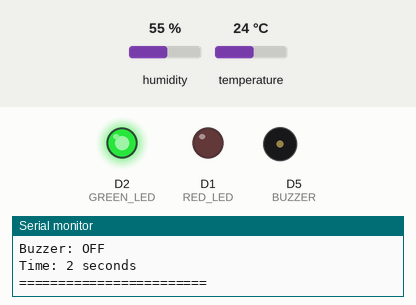
This sketch was run on a simulated ESP8266 (NodeMCU). Shown: output pins drawn as LEDs (lit = HIGH), buzzer (waves = sounding, pin HIGH), the last lines printed to the serial monitor. The test bench sets the inputs (shaded band); at power-on: temperature 24 °C, humidity 55 %.

Above: at 2.8 s.
2.9 s: temperature set to 33 °C
5.6 s: temperature set to 36 °C
At 7.2 s:
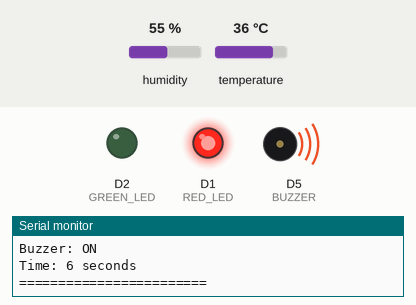
8.3 s: temperature set to 12 °C
At 10.9 s:
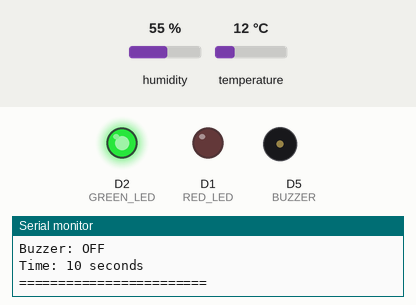
11.7 s: temperature set to 41 °C
At 12.8 s:
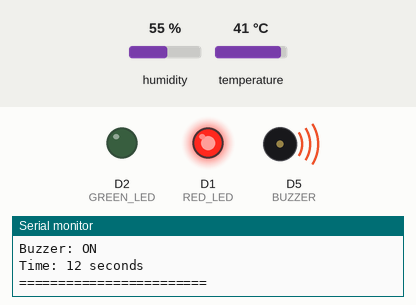
Timing chart, 0 to 14.7 s (numbered marks = the images above; inputs shaded):
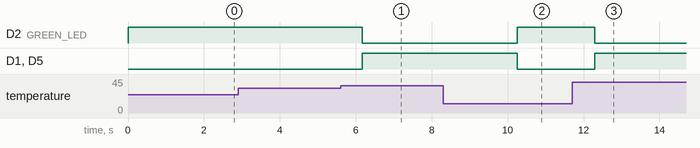

Measured:
- the behaviour switches between 34 and 35 °C on temperature (found by bisection; images 0 and 1)
- after the input at 5.6 s, D2 (GREEN_LED): HIGH → LOW after 0.57 s; D1 (RED_LED), D5 (BUZZER): LOW → HIGH after 0.57 s
- after the input at 8.3 s, D2 (GREEN_LED): LOW → HIGH after 2.0 s; D1 (RED_LED), D5 (BUZZER): HIGH → LOW after 2.0 s
- after the input at 11.7 s, D2 (GREEN_LED): HIGH → LOW after 0.60 s; D1 (RED_LED), D5 (BUZZER): LOW → HIGH after 0.60 s

The sketch:

FIRE_ALARM_HARDWARE.ino
```cpp
/*
==========================================
          SUMMER COURSE PROGRAM
IOT INTEGRATED FIRE ALARM DETECTION SYSTEM
==========================================

WHAT THIS PROGRAM DOES:
- Reads temperature from DHT11 sensor
- If temperature > 35°C → FIRE ALARM ON
- If temperature ≤ 35°C → NORMAL MODE
*/

// ===== STEP 1: INCLUDE LIBRARIES =====
#include <DHT.h>  // Library for DHT11 sensor

// ===== STEP 2: DEFINE PINS =====
// Think of this like labeling wires
#define RED_LED D1        // Red LED for danger (D1 on NodeMCU)
#define GREEN_LED D2      // Green LED for normal (D2 on NodeMCU)
#define DHT_PIN D4        // DHT11 data pin (D4 on NodeMCU)
#define BUZZER D5        // Buzzer for alarm (D5 on NodeMCU)

// ===== STEP 3: SETUP SENSOR =====
DHT dht(DHT_PIN, DHT11);  // Create DHT sensor object

// ===== STEP 4: DEFINE VARIABLES =====
float temperature;        // Store temperature value
float humidity;          // Store humidity value
bool is_fire = false;    // Is there fire? true/false

// Settings you can change:
float DANGER_TEMP = 35.0;  // Temperature limit (°C)
int CHECK_TIME = 2000;     // Check every 2 seconds

// ===== STEP 5: SETUP FUNCTION (RUNS ONCE) =====
void setup() {
  // Start communication with computer
  Serial.begin(115200);

  // Print welcome message
  Serial.println("================================");
  Serial.println("    FIRE ALARM                  ");
  Serial.println("================================");
  Serial.println("   Danger limit: " + String(DANGER_TEMP) + "°C");
  Serial.println("--------------------------------");

  // Setup pins (tell Arduino what each pin does)
  pinMode(GREEN_LED, OUTPUT);  // Green LED = output
  pinMode(RED_LED, OUTPUT);    // Red LED = output
  pinMode(BUZZER, OUTPUT);     // Buzzer = output

  // Start the sensor
  dht.begin();

  // Set starting condition (normal/safe)
  digitalWrite(GREEN_LED, HIGH);  // Green LED ON
  digitalWrite(RED_LED, LOW);     // Red LED OFF
  digitalWrite(BUZZER, LOW);      // Buzzer OFF

  Serial.println("System ready! Starting monitoring...");
  Serial.println("================================");
}

// ===== STEP 6: MAIN LOOP (RUNS FOREVER) =====
void loop() {
  // 1. Read sensor data
  readTemperature();

  // 2. Check if there's danger
  checkForFire();

  // 3. Control LEDs and buzzer
  controlOutputs();

  // 4. Show information
  showStatus();

  // 5. Wait before next check
  delay(CHECK_TIME);
}

// ===== STEP 7: FUNCTIONS (LIKE MINI PROGRAMS) =====

// Function 1: Read temperature from sensor
void readTemperature() {
  Serial.println("Reading sensor...");

  // Get data from DHT11
  temperature = dht.readTemperature();
  humidity = dht.readHumidity();

  // Check if sensor is working
  if (isnan(temperature)) {
    Serial.println("Sensor error! Check connections!");
    return;
  }

  Serial.println("Sensor data received!");
}

// Function 2: Decide if there's fire danger
void checkForFire() {
  Serial.println("Checking for danger...");

  if (temperature >= DANGER_TEMP) {
    is_fire = true;  // DANGER!
    Serial.println("DANGER: Temperature too high!");
  } else {
    is_fire = false; // SAFE
    Serial.println("SAFE: Temperature normal");
  }
}

// Function 3: Control LEDs and buzzer based on danger
void controlOutputs() {
  if (is_fire == true) {
    // DANGER MODE
    Serial.println("Activating danger mode...");
    digitalWrite(GREEN_LED, LOW);   // Turn OFF green LED
    digitalWrite(RED_LED, HIGH);    // Turn ON red LED
    digitalWrite(BUZZER, HIGH);     // Turn ON buzzer
  } else {
    // NORMAL MODE
    Serial.println("Activating normal mode...");
    digitalWrite(GREEN_LED, HIGH);  // Turn ON green LED
    digitalWrite(RED_LED, LOW);     // Turn OFF red LED
    digitalWrite(BUZZER, LOW);      // Turn OFF buzzer
  }
}

// Function 4: Show current status
void showStatus() {
  Serial.println("");
  Serial.println("=== STATUS REPORT ===");
  Serial.println("Temperature: " + String(temperature) + "°C");
  Serial.println("Humidity: " + String(humidity) + "%");
  Serial.println("Danger limit: " + String(DANGER_TEMP) + "°C");

  if (is_fire) {
    Serial.println("STATUS: FIRE DANGER!");
    Serial.println("Red LED: ON");
    Serial.println("Buzzer: ON");
  } else {
    Serial.println("STATUS: NORMAL");
    Serial.println("Green LED: ON");
    Serial.println("Buzzer: OFF");
  }

  Serial.println("Time: " + String(millis()/1000) + " seconds");
  Serial.println("========================");
  Serial.println("");
}
```
